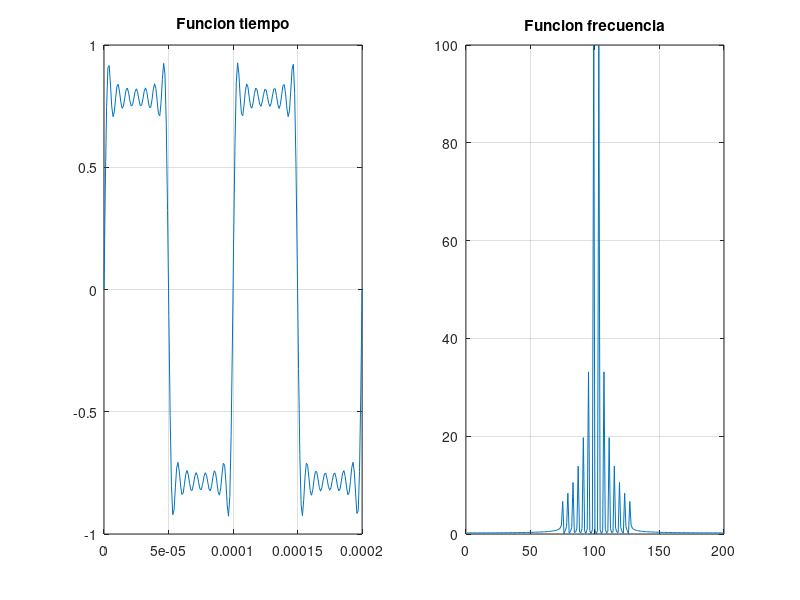

Reproduce this figure in MATLAB.
clc 
clear global 
close all

%------- INPUT -------
f=10e3;
cant_periodos=2;
resolucion=200;
rep=13;

%------- PROCESS------

t=linspace(0,cant_periodos/f,resolucion);

cuadrada = 0;

for n = 1.0:+2.0:rep
    comp = (1/n)*sin(2*pi*n*f*t);
    if n == 1
    cuadrada = comp;
    else
     cuadrada   = cuadrada + comp;
    end

end




ft_cuadrada = abs (fftshift(fft(cuadrada)));

%------- OUTPUT ------

figure (1)
subplot(1,2,1)
plot(t,cuadrada)
title('Funcion tiempo')
grid on

subplot(1,2,2)
plot(ft_cuadrada)
grid on
title('Funcion frecuencia')





